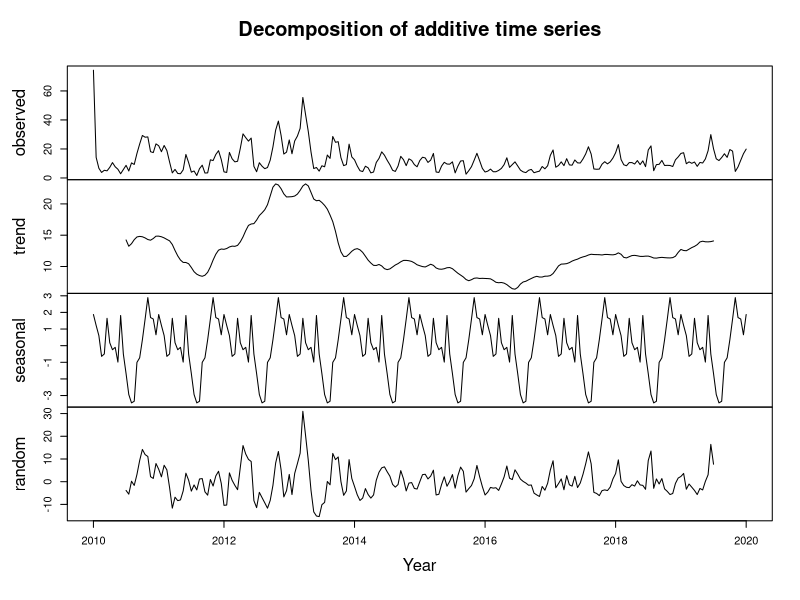
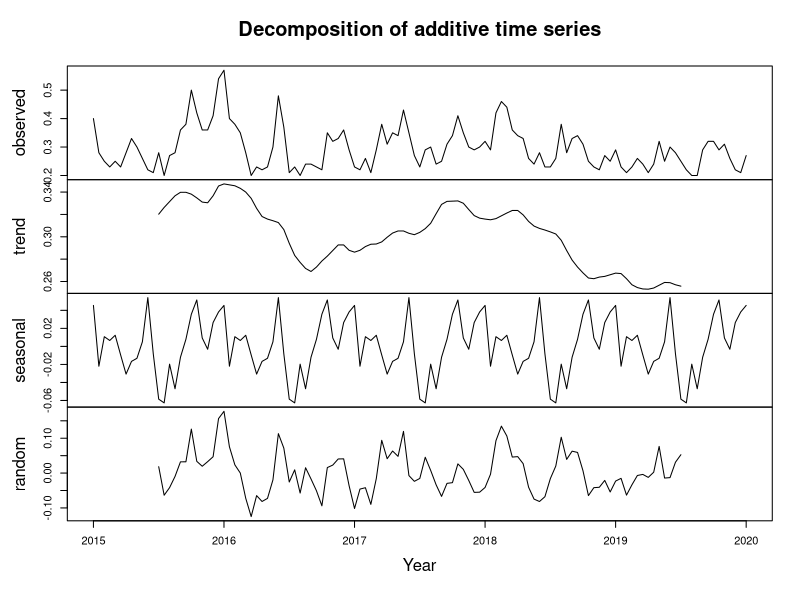
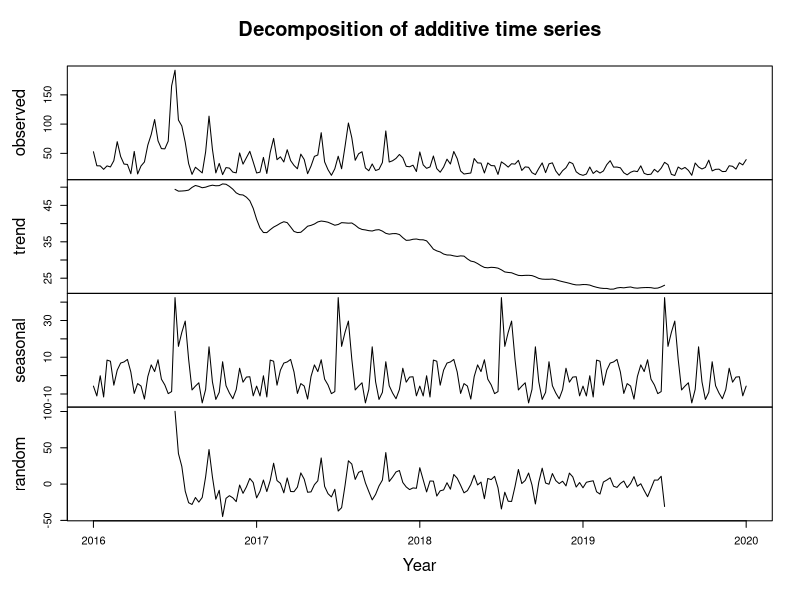
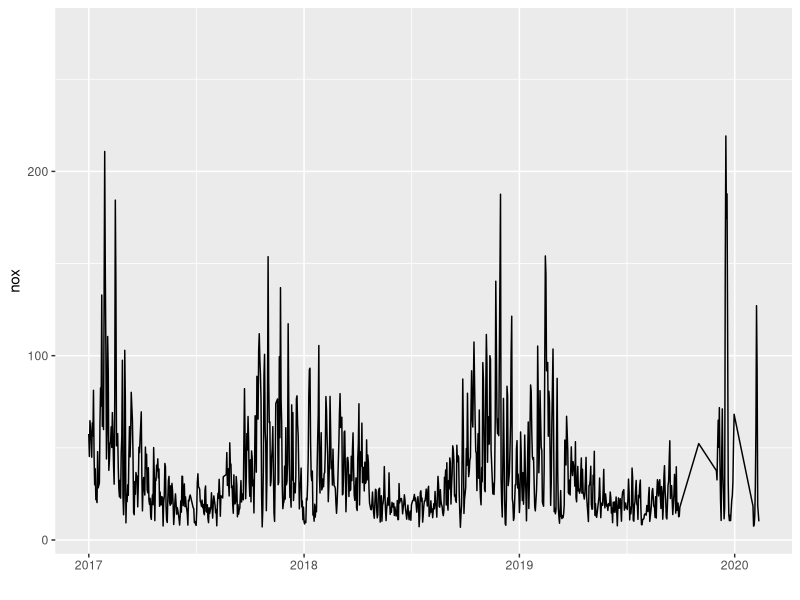
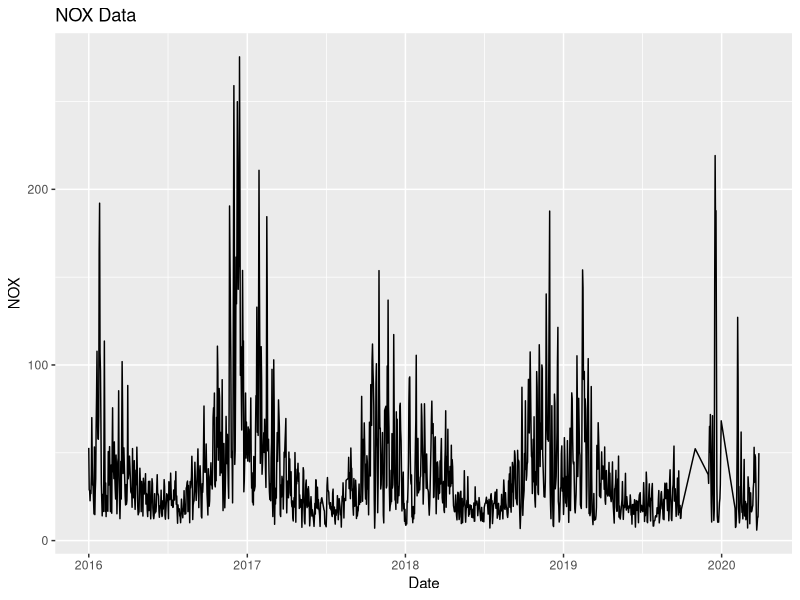
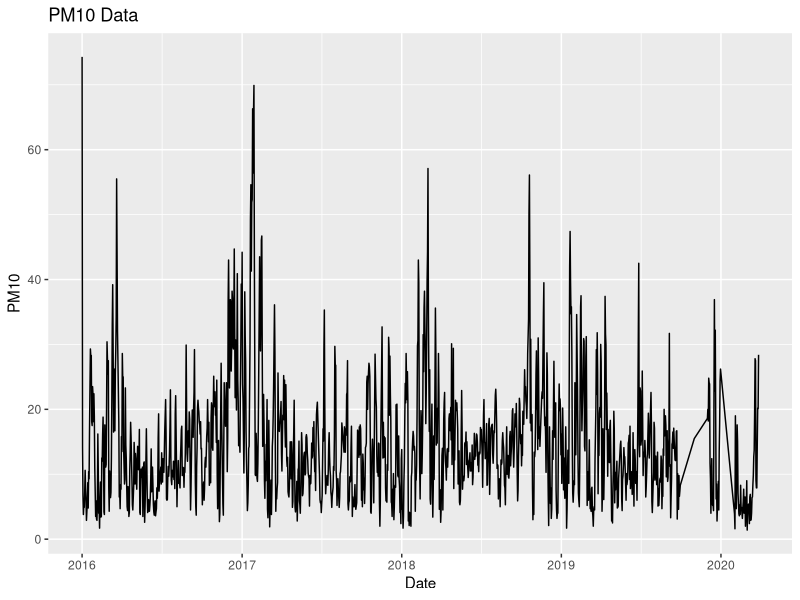
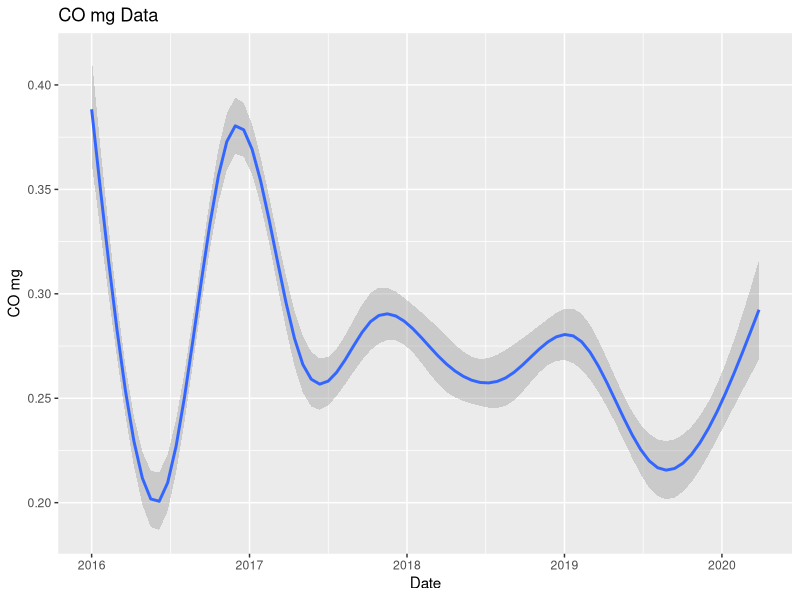

Here is the R script that generated these plots, in order:
library(dplyr)
library(ggplot2)

zue <- read.csv('../NABEL_Crawler/Outputs/ZUE.csv', sep = ";")

colnames(zue)

zue <- zue[complete.cases(zue),]



zue$Datum.Zeit <- as.Date(zue$Datum.Zeit, format = "%d.%m.%Y")



#TS of PM10
ts_pm10 <- ts(data=zue$PM10..ug.m3., start = 2010, end=2020, frequency = 24)
ts_pm10
decomp<-decompose(ts_pm10)
plot(decomp, xlab="Year")

##TS of CO..mg.m3
ts_co..mg.m3 <- ts(data=zue$CO..mg.m3., start = 2015, end=2020, frequency = 24)
ts_co..mg.m3
decomp<-decompose(ts_co..mg.m3)
plot(decomp, xlab="Year")

##TS of NOX
ts_nox <- ts(data = zue$NOX..ug.m3.eq..NO2., start = 2016, end = 2020, frequency = 48)
ts_nox
decomp <- decompose(ts_nox)
plot(decomp, xlab ="Year")


data <- data.frame(
  day = zue$Datum.Zeit,
  nox = zue$NOX..ug.m3.eq..NO2.
)

ts_ggplot_nox <- ggplot(data, aes(x = day, y=nox))+
  geom_line() +
  scale_x_date(limit=c(as.Date("2017-01-01"),as.Date("2020-02-11"))) +
  xlab("")

ts_ggplot_nox



#NOX
ggplot_nox <- ggplot(data =zue, aes(x = Datum.Zeit, y=NOX..ug.m3.eq..NO2., group = 1)) +
  geom_line() + 
  labs(x ="Date",
       y = "NOX",
       title ="NOX Data")
ggplot_nox


#PM10
ggplot_pm10 <- ggplot(data = zue, aes(x = Datum.Zeit, y=PM10..ug.m3., group = 1)) +
  geom_line() +
  labs(x = "Date",
       y = "PM10",
       title = "PM10 Data")
ggplot_pm10

#CO..mg.m3
ggplot_com3 <- ggplot(data = zue, aes(x = Datum.Zeit, y=CO..mg.m3., group = 1)) +
  geom_smooth() +
  labs(x = "Date",
       y = "CO mg",
       title = "CO mg Data")
ggplot_com3




